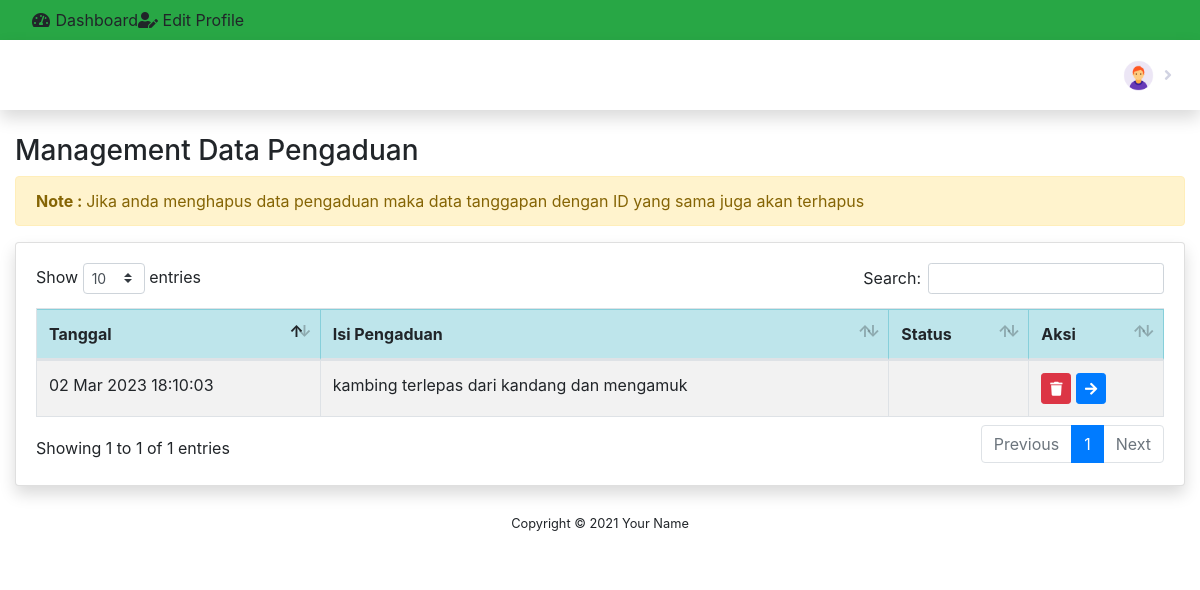
/index.php/pengaduan, run on the app's committed database.
### tables this page shows
CREATE TABLE `pengaduan` (
  `id_pengaduan` int(11) NOT NULL,
  `tgl_pengaduan` date NOT NULL,
  `nik` char(16) NOT NULL,
  `isi_laporan` text NOT NULL,
  `foto` varchar(255) NOT NULL,
  `status` enum('Proses','Selesai') NOT NULL,
  `status_notif` int(11) NOT NULL,
  `verifikasi` enum('diterima','ditolak','','') NOT NULL
);

### application/controllers/Pengaduan.php (called while the page is built, shortened)
<?php
class Pengaduan extends CI_Controller{
    public function __construct(){
        $this->load->model('B_pengaduan');
    }
    public function index(){
        $data['title'] = 'Management Data Pengaduan';
		$data['pengguna'] = $this->db->get_where('petugas',['username' => $this->session->userdata('username')])->row_array();
        $data['pengaduan'] = $this->B_pengaduan->getAllPengaduan();
        $data['notif'] = $this->db->get('pengaduan')->result();
		$this->load->view('templates/header', $data);
		$this->load->view('templates/sidebar');
		$this->load->view('templates/topbar', $data);
		$this->load->view('pengaduan/index', $data);
		$this->load->view('templates/footer');
    }
}

### index.php (called while the page is built, shortened)
<?php
require_once BASEPATH.'core/CodeIgniter.php';

### application/models/B_pengaduan.php (called while the page is built, shortened)
<?php
class B_pengaduan extends CI_Model {
    public function getAllPengaduan(){
        $this->db->order_by('id_pengaduan', 'DESC');
        return $this->db->get('pengaduan')->result();
    }
}

### application/views/pengaduan/index.php (the view, shortened to what this page needs)
  <div class="container-fluid">
      <h3>Management Data Pengaduan</h3>
      <div class="row">
          <div class="col-lg-12">
              <div class="alert alert-warning">
                  <strong>Note : </strong> Jika anda menghapus data pengaduan maka data tanggapan dengan ID yang sama juga akan terhapus
              </div>
              <div class="card shadow">
                  <div class="card-body">
                      <table class="table table-striped table-bordered" id="myTable">
                          <thead class="table-info">
                              <tr>
                                  <th>Tanggal</th>
                                  <th>Isi Pengaduan</th>
                                  <th>Status</th>
                                  <th>Aksi</th>
                              </tr>
                          </thead>
                          <tbody>
                          <?php foreach($pengaduan as $p){ ?>
                          <strong>
                              <tr>
                                  <td><?= date('d M Y H:i:s', $p->id_pengaduan); ?></td>
                                  <td><?= $p->isi_laporan; ?></td>
                                  <td><?php if($p->status == ('Proses')): ?>
                                          Proses
                                          <?php endif; ?>
                                          </td>
                                  <td>
                                      <a href="<?= base_url('pengaduan/del_pengaduan/') . $p->id_pengaduan; ?>" class="btn btn-danger btn-sm tombol-hapus"><i class="fa fa-trash"></i></a>
                                      <a href="<?= base_url('pengaduan/detail/') . md5($p->id_pengaduan); ?>" class="btn btn-primary btn-sm"><i class="fa fa-arrow-right"></i></a>
                                  </td>
                              </tr>
                              </strong>
                          <?php } ?>
                          </tbody>
                      </table>
                  </div>
              </div>
          </div>
      </div>
  </div>
</div>

### data on the page
pengaduan: id_pengaduan "02 Mar 2023 18:10:03", isi_laporan "kambing terlepas dari kandang dan mengamuk"
